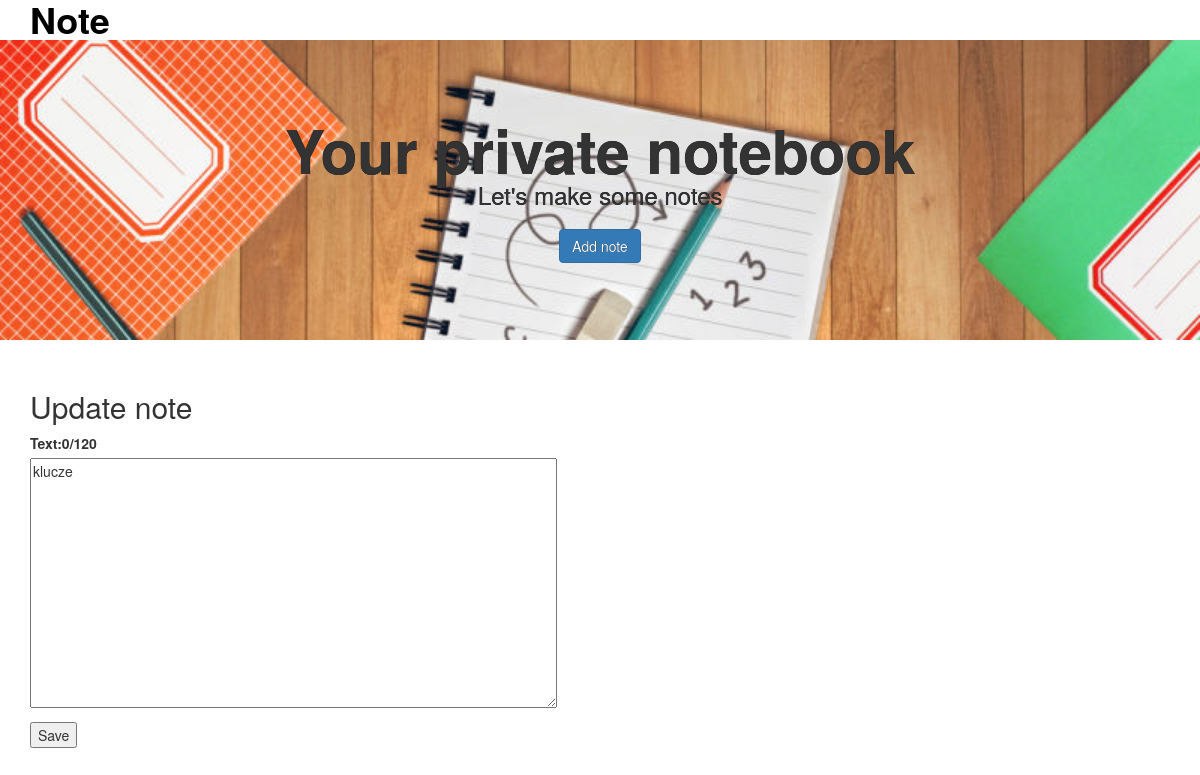
Page /update_note/5 on the earlier database version.
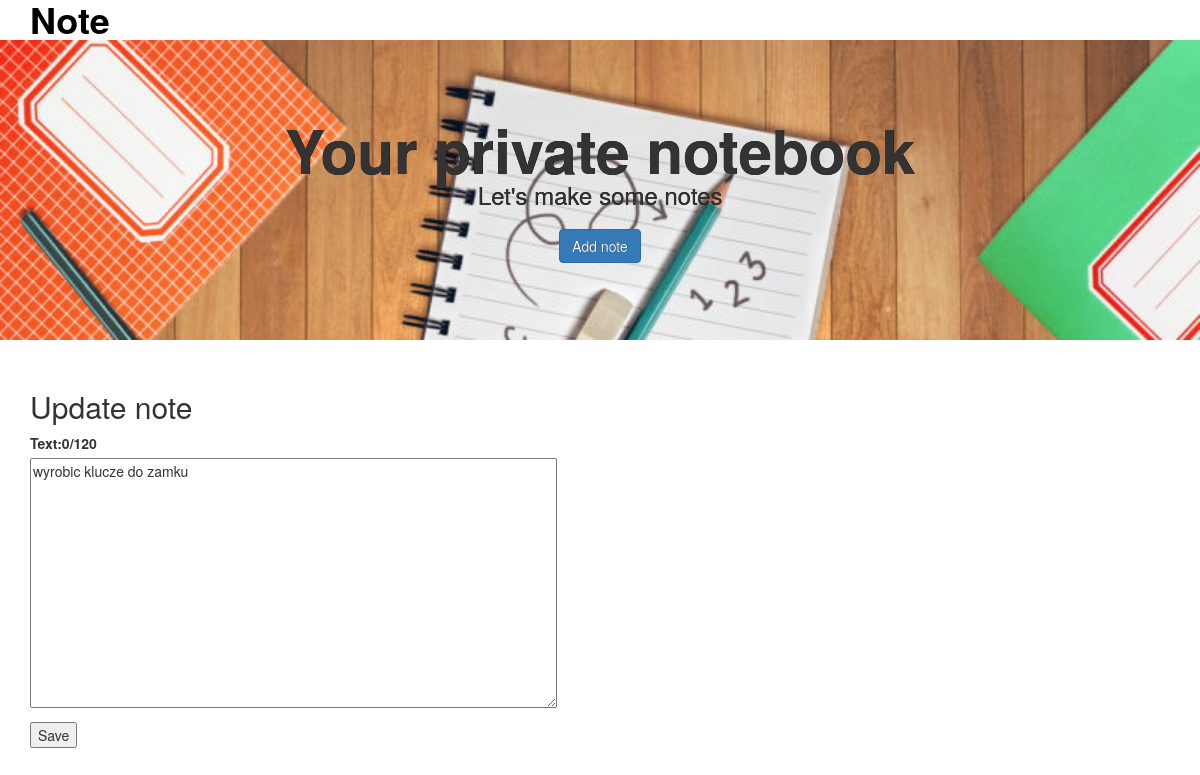
Same page on the later database version.
### notes/models.py (models this page shows, shortened)
class Note(models.Model):
    text = models.TextField(max_length=120)
    created = models.DateTimeField(auto_now_add=True)

### notes/views.py (the view)
# urls.py: url(r'^update_note/(?P<pk>[\w-]+)$', UpdateNote.as_view(), name='update_note'),
class UpdateNote(UpdateView):
    model = Note
    fields = ['text']
    template_name_suffix = '_update_form'
    success_url = "/"

### notes/templates/notes/note_update_form.html (shortened to what this page needs)
{% extends 'base.html' %}
{% block content %}
{% load static %}
<section class="container">
    <div class="row">
        <figure class="col-sm-6">
        <h2>Update note</h2>
            <form action="" method="post">
                {{ form.as_p }}
            <input type="submit" value="Save">
            </form>
        </figure>
    </div>
</section>
{% endblock %}

Differences in the rows shown:
changed Note: text "klucze" → "wyrobic klucze do zamku"
